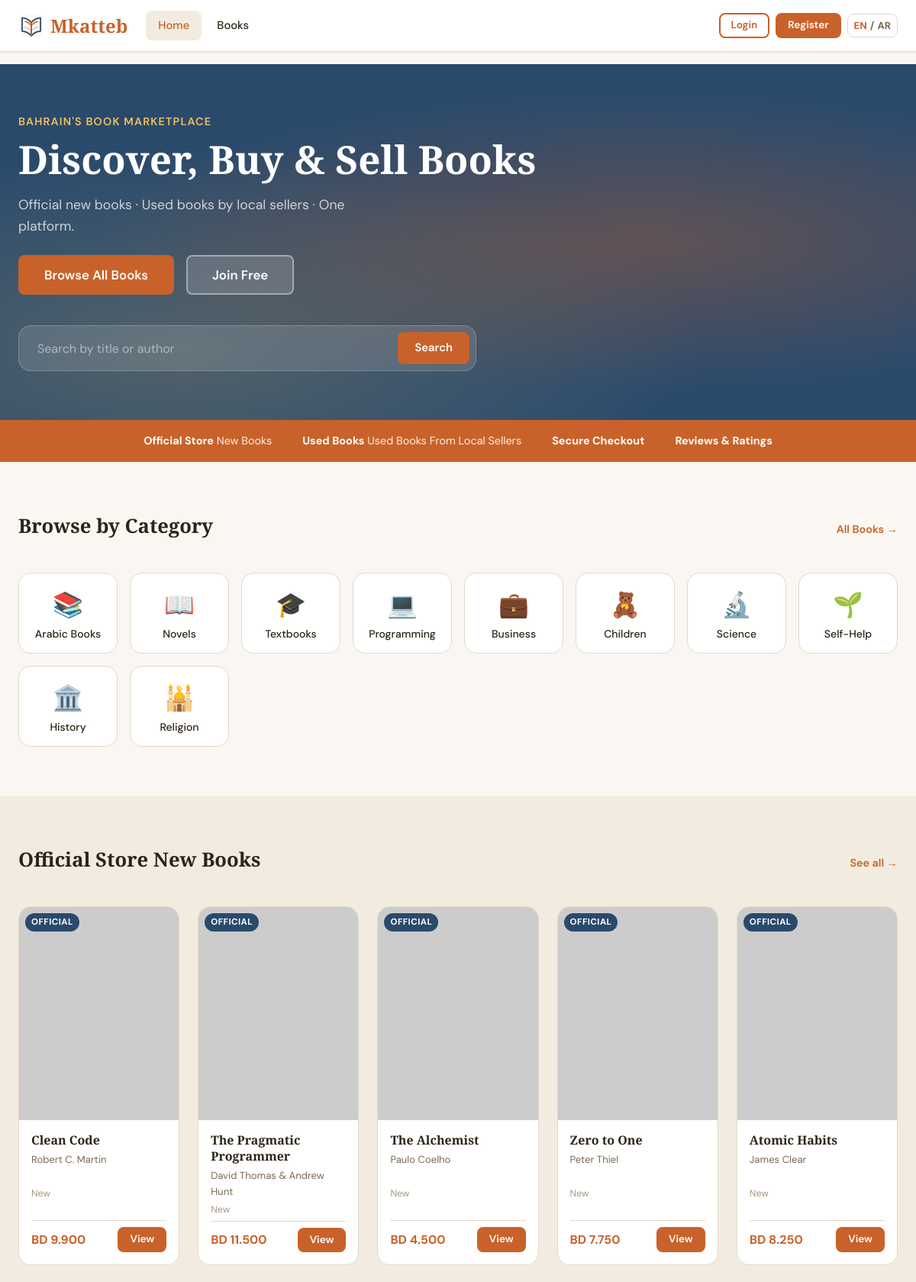
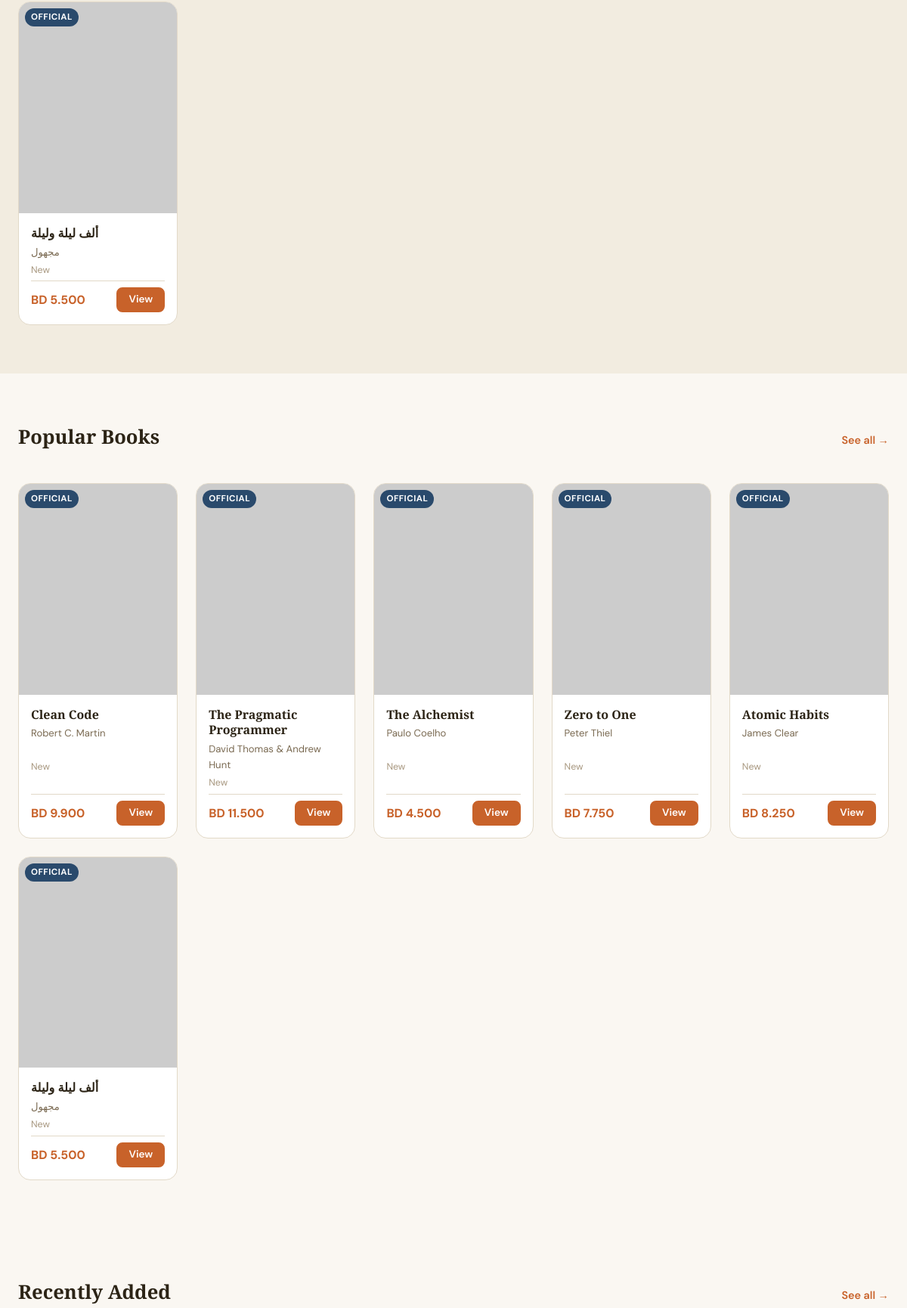
The page / (upper part) on the database its author committed (2 pictures, top to bottom).
### tables this page shows
CREATE TABLE IF NOT EXISTS categories (
    id          INT UNSIGNED AUTO_INCREMENT PRIMARY KEY,
    name        VARCHAR(120)    NOT NULL UNIQUE,
    name_ar     VARCHAR(120)    NULL,
    slug        VARCHAR(140)    NOT NULL UNIQUE,
    description TEXT            NULL,
    description_ar TEXT         NULL,
    icon        VARCHAR(60)     NULL COMMENT 'Emoji or icon class',
    sort_order  INT             NOT NULL DEFAULT 0,
    created_at  DATETIME        NOT NULL DEFAULT CURRENT_TIMESTAMP
);

CREATE TABLE IF NOT EXISTS books (
    id              INT UNSIGNED AUTO_INCREMENT PRIMARY KEY,
    seller_id       INT UNSIGNED    NOT NULL COMMENT 'User who listed the book',
    category_id     INT UNSIGNED    NULL,
    title           VARCHAR(255)    NOT NULL,
    author          VARCHAR(255)    NOT NULL,
    description     TEXT            NULL,
    price           DECIMAL(10,3)   NOT NULL,
    stock           INT UNSIGNED    NOT NULL DEFAULT 1,
    condition_type  ENUM('new','like_new','used','damaged') NOT NULL DEFAULT 'new',
    book_type       ENUM('official','used') NOT NULL DEFAULT 'used'
                    COMMENT 'official = admin listed, used = user listed',
    book_language   ENUM('arabic','english') NOT NULL DEFAULT 'english',
    cover_image     VARCHAR(255)    NULL,
    is_active       TINYINT(1)      NOT NULL DEFAULT 1,
    views           INT UNSIGNED    NOT NULL DEFAULT 0,
    created_at      DATETIME        NOT NULL DEFAULT CURRENT_TIMESTAMP,
    updated_at      DATETIME        NOT NULL DEFAULT CURRENT_TIMESTAMP ON UPDATE CURRENT_TIMESTAMP,
    CONSTRAINT fk_books_seller   FOREIGN KEY (seller_id)   REFERENCES users(id)       ON DELETE CASCADE,
    CONSTRAINT fk_books_category FOREIGN KEY (category_id) REFERENCES categories(id)  ON DELETE SET NULL
);

### includes/lang.php (called while the page is built, shortened)
<?php
$translations['en'] = array_replace($translations['en'], [
    'english_name' => 'English Name',
    'arabic_name' => 'Arabic Name',
    'english_description' => 'English Description',
    'arabic_description' => 'Arabic Description',
    'category_english_name_placeholder' => 'e.g. Science Fiction',
    'category_arabic_name_placeholder' => 'e.g. خيال علمي',
    'category_english_description_placeholder' => 'Short English description',
    'category_arabic_description_placeholder' => 'Short Arabic description',
    'error_category_english_name_min' => 'English category name must be at least 2 characters.',
    'error_category_arabic_name_min' => 'Arabic category name must be at least 2 characters.',
    'no_orders_placed_yet' => 'No orders placed yet.',
    'book_language' => 'Book Language',
    'language' => 'Language',
    'all_languages' => 'All Languages',
    'arabic' => 'Arabic',
    'english' => 'English',
]);
$translations['ar'] = array_replace($translations['ar'], [
    'english_name' => 'الاسم بالإنجليزية',
    'arabic_name' => 'الاسم بالعربية',
    'english_description' => 'الوصف بالإنجليزية',
    'arabic_description' => 'الوصف بالعربية',
    'category_english_name_placeholder' => 'مثال: Science Fiction',
    'category_arabic_name_placeholder' => 'مثال: خيال علمي',
    'category_english_description_placeholder' => 'وصف إنجليزي مختصر',
    'category_arabic_description_placeholder' => 'وصف عربي مختصر',
    'error_category_english_name_min' => 'يجب أن يكون اسم التصنيف بالإنجليزية حرفين على الأقل.',
    'error_category_arabic_name_min' => 'يجب أن يكون اسم التصنيف بالعربية حرفين على الأقل.',
    'no_orders_placed_yet' => 'لا توجد طلبات بعد.',
    'book_language' => 'لغة الكتاب',
    'language' => 'اللغة',
    'all_languages' => 'كل اللغات',
    'arabic' => 'العربية',
    'english' => 'الإنجليزية',
]);
function currentLang(): string {
    return $_SESSION['lang'] ?? 'en';
}
function t(string $key): string {
    global $translations;
    $lang = currentLang();
    $text = $translations[$lang][$key] ?? '';
    return $text;
}

### includes/functions.php (called while the page is built, shortened)
<?php
require_once __DIR__ . '/db.php';
function url(string $path = ''): string {
    $path = trim($path);
    $path = str_replace('\\', '/', $path);
    $base = rtrim(BASE_URL, '/');
    if ($path === '/public') {
        $path = '';
    } elseif (strpos($path, '/public/') === 0) {
        $path = substr($path, strlen('/public/'));
    } else {
        $path = ltrim($path, '/');
    }
    return $base . ($path !== '' ? '/' . $path : '');
}
function e(string $str): string {
    return htmlspecialchars($str, ENT_QUOTES | ENT_HTML5, 'UTF-8');
}
function ensureBookImagesTable(): void {
    static $ready = false;
    if ($ready) return;
    $ready = true;
}
function getBookImages(int $bookId, ?string $legacyCover = null): array {
    $stmt = db()->prepare('SELECT * FROM book_images WHERE book_id = ? ORDER BY is_primary DESC, id ASC');
    $stmt->execute([$bookId]);
    $images = $stmt->fetchAll();
    return $images;
}
function getPrimaryBookImagePath(array $book): ?string {
    $images = getBookImages((int)($book['id'] ?? 0), $book['cover_image'] ?? null);
    return $images[0]['image_path'] ?? ($book['cover_image'] ?? null);
}
function getCategories(): array {
    $stmt = db()->prepare('SELECT * FROM categories ORDER BY sort_order ASC, name ASC');
    $stmt->execute();
    return $stmt->fetchAll();
}
function localizedCategoryName(array $category): string {
    $name = (string)($category['name'] ?? $category['category_name'] ?? '');
    return $name;
}
function conditionLabel(string $condition): string {
    $key = match($condition) {
        'new'      => 'condition_new',
        'like_new' => 'condition_like_new',
        'used'     => 'condition_used',
        'damaged'  => 'condition_damaged',
        default    => '',
    };
    if ($key !== '' && function_exists('t')) {
        return t($key);
    }
    return match($condition) {
        'new'      => 'New',
        'like_new' => 'Like New',
        'used'     => 'Used',
        'damaged'  => 'Damaged',
        default    => ucfirst($condition),
    };
}
function formatPrice(float $price): string {
    return 'BD ' . number_format($price, 3);
}
function bookCoverUrl(?string $cover, string $title = 'No cover'): string {
    $cover = trim((string)$cover);
    $label = function_exists('mb_substr') ? mb_substr($title, 0, 10) : substr($title, 0, 10);
    $fallbackLabel = function_exists('t') ? t('no_cover') : 'No cover';
    $label = trim($label) !== '' ? $label : $fallbackLabel;
    return 'https://placehold.co/160x220/e8dcc8/7a6652?text=' . rawurlencode($label);
}
function bookCoverUrlFromBook(array $book): string {
    return bookCoverUrl(getPrimaryBookImagePath($book), (string)($book['title'] ?? (function_exists('t') ? t('no_cover') : 'No cover')));
}

### includes/auth.php (called while the page is built, shortened)
<?php
require_once __DIR__ . '/functions.php';
require_once __DIR__ . '/lang.php';
function isLoggedIn(): bool {
    return isset($_SESSION['user_id']);
}

### includes/db.php (called while the page is built, shortened)
<?php
function db(): PDO {
    static $pdo = null;
    if ($pdo === null) {
        $dsn = sprintf(
            'mysql:host=%s;dbname=%s;charset=%s',
            DB_HOST, DB_NAME, DB_CHARSET
        );
        $options = [
            PDO::ATTR_ERRMODE            => PDO::ERRMODE_EXCEPTION,
            PDO::ATTR_DEFAULT_FETCH_MODE => PDO::FETCH_ASSOC,
            PDO::ATTR_EMULATE_PREPARES   => false,
        ];
        try {
            $pdo = new PDO($dsn, DB_USER, DB_PASS, $options);
        } catch (PDOException $e) {
            die('<div style="font-family:monospace;color:red;padding:20px;">
                <strong>Database connection failed.</strong><br>
                Make sure XAMPP MySQL is running and the database exists.<br>
                Error: ' . htmlspecialchars($e->getMessage()) . '
            </div>');
        }
    }
    return $pdo;
}

### public/index.php (the view, shortened to what this page needs)
<?php
require_once __DIR__ . '/../includes/auth.php';
require_once __DIR__ . '/../includes/functions.php';
require_once __DIR__ . '/../includes/lang.php';
$categories = getCategories();
$pdo        = db();
$stmt = $pdo->prepare(
    "SELECT b.*, u.name AS seller_name, c.name AS category_name
     FROM books b
     LEFT JOIN users u ON b.seller_id = u.id
     LEFT JOIN categories c ON b.category_id = c.id
     WHERE b.is_active = 1 AND b.book_type = 'official'
     ORDER BY b.created_at DESC LIMIT 6"
);
$stmt->execute();
$newBooks = $stmt->fetchAll();
$stmt = $pdo->prepare(
    "SELECT b.*, u.name AS seller_name, c.name AS category_name
     FROM books b
     LEFT JOIN users u ON b.seller_id = u.id
     LEFT JOIN categories c ON b.category_id = c.id
     WHERE b.is_active = 1
     ORDER BY b.views DESC, b.created_at DESC LIMIT 6"
);
$stmt->execute();
$popularBooks = $stmt->fetchAll();
include __DIR__ . '/../includes/header.php';
function bookCard(array $book): string {
    $bookUrl = url('book.php?id=' . (int)$book['id']);
    $cover = bookCoverUrlFromBook($book);
    $badge = $book['book_type'] === 'official'
        ? '<span class="book-badge book-badge--official">' . e(t('official')) . '</span>'
        : '<span class="book-badge book-badge--used">' . e(t('used')) . '</span>';
    return sprintf(
        '<article class="book-card">
            <a href="%s" class="book-card__cover-link">
                <img src="%s" alt="%s" class="book-card__cover" loading="lazy">
                %s
            </a>
            <div class="book-card__body">
                <a href="%s" class="book-card__title">%s</a>
                <p class="book-card__author">%s</p>
                <div class="book-card__meta">
                    <span class="book-card__condition">%s</span>
                </div>
                <div class="book-card__footer">
                    <span class="book-card__price">%s</span>
                    <a href="%s" class="btn btn--primary btn--sm">%s</a>
                </div>
            </div>
        </article>',
        e($bookUrl),
        e($cover),
        e($book['title']),
        $badge,
        e($bookUrl),
        e($book['title']),
        e($book['author']),
        e(conditionLabel($book['condition_type'])),
        e(formatPrice((float)$book['price'])),
        e($bookUrl),
        e(t('view'))
    );
}
?>
<section class="hero">
    <div class="hero__bg"></div>
    <div class="container hero__inner">
        <div class="hero__content">
            <p class="hero__eyebrow"><?= e(t('bahrain_book_marketplace')) ?></p>
            <h1 class="hero__title"><?= e(t('discover_buy_sell_books')) ?></h1>
            <p class="hero__sub">
                <?= e(t('official_new_books')) ?> &middot;
                <?= e(t('used_books_by_local_sellers')) ?> &middot;
                <?= e(t('one_platform')) ?>.
            </p>
            <div class="hero__actions">
                <a href="<?= e(url('books.php')) ?>" class="btn btn--primary btn--lg"><?= e(t('browse_all_books')) ?></a>
                <?php if (!isLoggedIn()): ?>
                    <a href="<?= e(url('register.php')) ?>" class="btn btn--ghost btn--lg"><?= e(t('join_free')) ?></a>
                <?php else: ?>
                    <a href="<?= e(url('add-book.php')) ?>" class="btn btn--ghost btn--lg"><?= e(t('sell_book')) ?></a>
                <?php endif; ?>
            </div>
        </div>
        <form action="<?= e(url('books.php')) ?>" method="get" class="hero__search" role="search">
            <input
                type="search"
                name="q"
                class="hero__search-input"
                placeholder="<?= e(t('search_title_author')) ?>"
                aria-label="<?= e(t('search_title_author')) ?>"
            >
            <button type="submit" class="btn btn--primary"><?= e(t('search')) ?></button>
        </form>
    </div>
</section>
<div class="stats-strip">
    <div class="container stats-strip__inner">
        <div class="stat"><strong><?= e(t('official_store')) ?></strong> <?= e(t('new_books')) ?></div>
        <div class="stat"><strong><?= e(t('used_books')) ?></strong> <?= e(t('used_books_from_local_sellers')) ?></div>
        <div class="stat"><strong><?= e(t('secure_checkout')) ?></strong></div>
        <div class="stat"><strong><?= e(t('reviews_ratings')) ?></strong></div>
    </div>
</div>
<section class="section">
    <div class="container">
        <div class="section-header">
            <h2 class="section-title"><?= e(t('browse_by_category')) ?></h2>
            <a href="<?= e(url('books.php')) ?>" class="section-more"><?= e(t('all_books')) ?> &rarr;</a>
        </div>
        <div class="categories-grid">
            <?php foreach ($categories as $cat): ?>
                <a href="<?= e(url('books.php?category=' . (int)$cat['id'])) ?>" class="category-chip">
                    <span class="category-chip__icon"><?= e($cat['icon'] ?? '') ?></span>
                    <span class="category-chip__name"><?= e(localizedCategoryName($cat)) ?></span>
                </a>
            <?php endforeach; ?>
        </div>
    </div>
</section>
<?php if (!empty($newBooks)): ?>
<section class="section section--alt">
    <div class="container">
        <div class="section-header">
            <h2 class="section-title"><?= e(t('official_store_new_books')) ?></h2>
            <a href="<?= e(url('books.php?type=official')) ?>" class="section-more"><?= e(t('see_all')) ?> &rarr;</a>
        </div>
        <div class="books-grid">
            <?php foreach ($newBooks as $book): echo bookCard($book); endforeach; ?>
        </div>
    </div>
</section>
<?php endif; ?>
<?php if (!empty($popularBooks)): ?>
<section class="section">
    <div class="container">
        <div class="section-header">
            <h2 class="section-title"><?= e(t('popular_books')) ?></h2>
            <a href="<?= e(url('books.php?sort=views')) ?>" class="section-more"><?= e(t('see_all')) ?> &rarr;</a>
        </div>
        <div class="books-grid">
            <?php foreach ($popularBooks as $book): echo bookCard($book); endforeach; ?>
        </div>
    </div>
</section>
<?php endif; ?>
<section class="section">
    <div class="container">
        <div class="section-header">
            <h2 class="section-title"><?= e(t('recently_added')) ?></h2>
            <a href="<?= e(url('books.php?sort=newest')) ?>" class="section-more"><?= e(t('see_all')) ?> &rarr;</a>
        </div>
    </div>
</section>
<?php include __DIR__ . '/../includes/footer.php'; ?>

### rows shown on the page
categories: icon "📚", name "Arabic Books"
categories: icon "📖", name "Novels"
categories: icon "🎓", name "Textbooks"
categories: icon "💻", name "Programming"
categories: icon "💼", name "Business"
categories: icon "🧸", name "Children"
categories: icon "🔬", name "Science"
categories: icon "🌱", name "Self-Help"
categories: icon "🏛️", name "History"
categories: icon "🕌", name "Religion"
books: book_type "OFFICIAL", title "Clean Code", author "Robert C. Martin", condition_type "New", price "BD 9.900"
books: book_type "OFFICIAL", title "The Pragmatic Programmer", author "David Thomas & Andrew Hunt", condition_type "New", price "BD 11.500"
books: book_type "OFFICIAL", title "The Alchemist", author "Paulo Coelho", condition_type "New", price "BD 4.500"
books: book_type "OFFICIAL", title "Zero to One", author "Peter Thiel", condition_type "New", price "BD 7.750"
books: book_type "OFFICIAL", title "Atomic Habits", author "James Clear", condition_type "New", price "BD 8.250"
books: book_type "OFFICIAL", title "ألف ليلة وليلة", author "مجهول", condition_type "New", price "BD 5.500"

### other values the page prints
$siteName "Mkatteb"
t($link['label_key']) "Home"
t($link['label_key']) "Books"
t($link['label_key']) "Login"
t($link['label_key']) "Register"
t('bahrain_book_marketplace') "BAHRAIN'S BOOK MARKETPLACE"
t('discover_buy_sell_books') "Discover, Buy & Sell Books"
t('official_new_books') "Official new books"
t('used_books_by_local_sellers') "Used books by local sellers"
t('one_platform') "One platform"
t('browse_all_books') "Browse All Books"
t('join_free') "Join Free"
t('search') "Search"
t('official_store') "Official Store"
t('new_books') "New Books"
